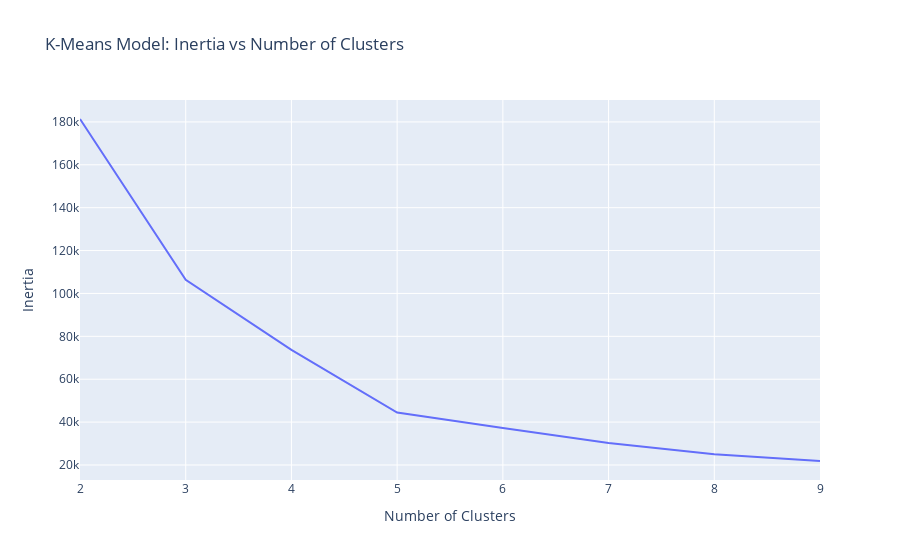

The notebook cell saved with this chart:
### Code cell
# Create line plot of `inertia_errors` vs `n_clusters`
fig = px.line(x= range(2 , 10) , y= inertia_errors , title="K-Means Model: Inertia vs Number of Clusters")
fig.update_layout(xaxis_title="Number of Clusters" , yaxis_title="Inertia")
fig.show()

### Figure 1 — Plotly figure (JSON) as saved in the notebook; plotly's stock layout.template omitted (floating-point values rounded to 4 significant figures)
{"data": [{"hovertemplate": "x=%{x}<br>y=%{y}<extra></extra>", "legendgroup": "", "line": {"color": "#636efa", "dash": "solid"}, "marker": {"symbol": "circle"}, "mode": "lines", "name": "", "orientation": "v", "showlegend": false, "type": "scatter", "x": [2, 3, 4, 5, 6, 7, 8, 9], "xaxis": "x", "y": [181400.0, 106300.0, 73680.0, 44450.0, 37230.0, 30260.0, 25010.0, 21850.0], "yaxis": "y"}], "layout": {"legend": {"tracegroupgap": 0}, "title": {"text": "K-Means Model: Inertia vs Number of Clusters"}, "xaxis": {"anchor": "y", "domain": [0, 1], "title": {"text": "Number of Clusters"}}, "yaxis": {"anchor": "x", "domain": [0, 1], "title": {"text": "Inertia"}}}}
